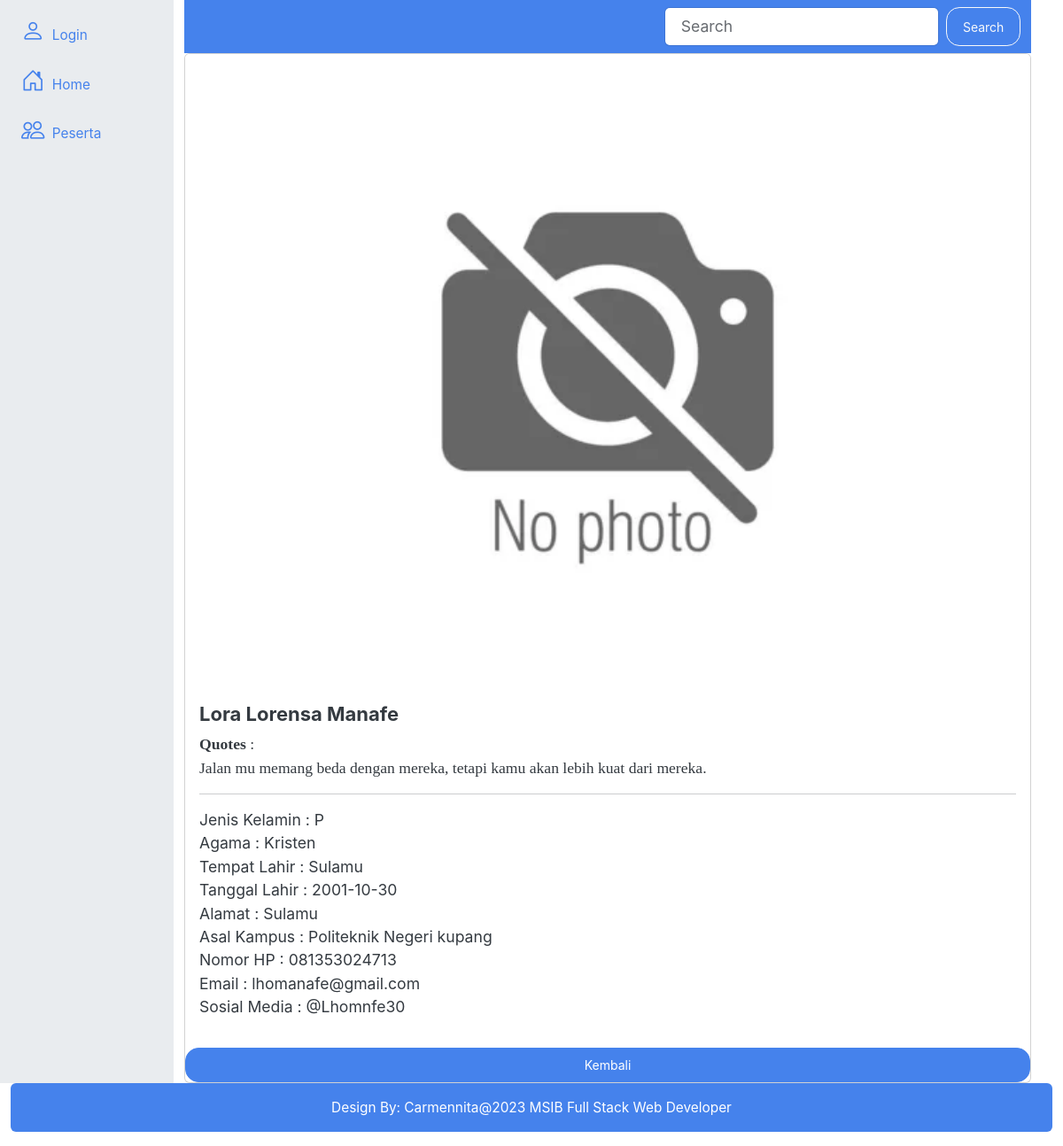
Screenshot of /index.php?hal=person_detail&id=43 with the database file from the repository.
### tables this page shows
CREATE TABLE `person` (
  `id` int(11) NOT NULL,
  `nama` varchar(45) NOT NULL,
  `gender` enum('L','P') NOT NULL,
  `idagama` int(11) NOT NULL,
  `tempat_lahir` varchar(45) NOT NULL,
  `tgl_lahir` date NOT NULL,
  `alamat` varchar(45) NOT NULL,
  `hp` varchar(15) NOT NULL,
  `email` varchar(45) NOT NULL,
  `sosmed` varchar(45) NOT NULL,
  `asal_kampus` varchar(45) NOT NULL,
  `quotes` varchar(100) NOT NULL,
  `foto` varchar(100) DEFAULT NULL
);

CREATE TABLE `agama` (
  `id` int(11) NOT NULL,
  `nama` varchar(45) NOT NULL
);

### models/Person.php (called while the page is built, shortened)
<?php
class Person{
	private $koneksi;
	public function __construct(){
		global $dbh;
		$this->koneksi = $dbh;
	}
    public function getPerson($id){
        $sql = "SELECT person.*, agama.nama AS agama
                FROM person INNER JOIN agama
                ON agama.id = person.idagama WHERE person.id = ?";
		$ps = $this->koneksi->prepare($sql);
		$ps->execute([$id]);
		$rs = $ps->fetch();
		return $rs;
    }
}
?>

### person_detail.php (the view)
<?php
$id = $_REQUEST['id'];
$model = new Person();
$rs  = $model->getPerson($id);
?>
<div class="card">
  <?php
  if(!empty($rs['foto'])){
  ?>
	<img src="images/<?= $rs['foto'] ?>" class="card-img-top" />
  <?php
  }
  else{
  ?>
  <img src="images/nophoto.jpg" class="card-img-top" />
  <?php } ?>
  <div class="card-body">
    <h5 class="card-title"><?= $rs['nama'] ?></h5>
    <p class="card-text">
    <b>Quotes</b> : <br><?= $rs['quotes'] ?><br><hr>
        Jenis Kelamin : <?= $rs['gender'] ?><br>
        Agama : <?= $rs['agama'] ?><br>
        Tempat Lahir : <?= $rs['tempat_lahir'] ?><br>
        Tanggal Lahir : <?= $rs['tgl_lahir'] ?><br>
        Alamat : <?= $rs['alamat'] ?><br>
        Asal Kampus : <?= $rs['asal_kampus'] ?><br>
        Nomor HP : <?= $rs['hp'] ?><br>
        Email : <?= $rs['email'] ?><br>
        Sosial Media : <?= $rs['sosmed'] ?><br>
    </p>
  </div>
  <a href="index.php?hal=person_list" class="btn btn-primary">Kembali</a>
</div>

### rows the page displays
person: nama "Lora Lorensa Manafe", quotes "Jalan mu memang beda dengan mereka, tetapi kamu akan lebih kuat dari mereka.", gender "P", idagama.nama "Kristen", tempat_lahir "Sulamu", tgl_lahir "2001-10-30", alamat "Sulamu", asal_kampus "Politeknik Negeri kupang", hp "081353024713", email "lhomanafe@gmail.com", sosmed "@Lhomnfe30"
